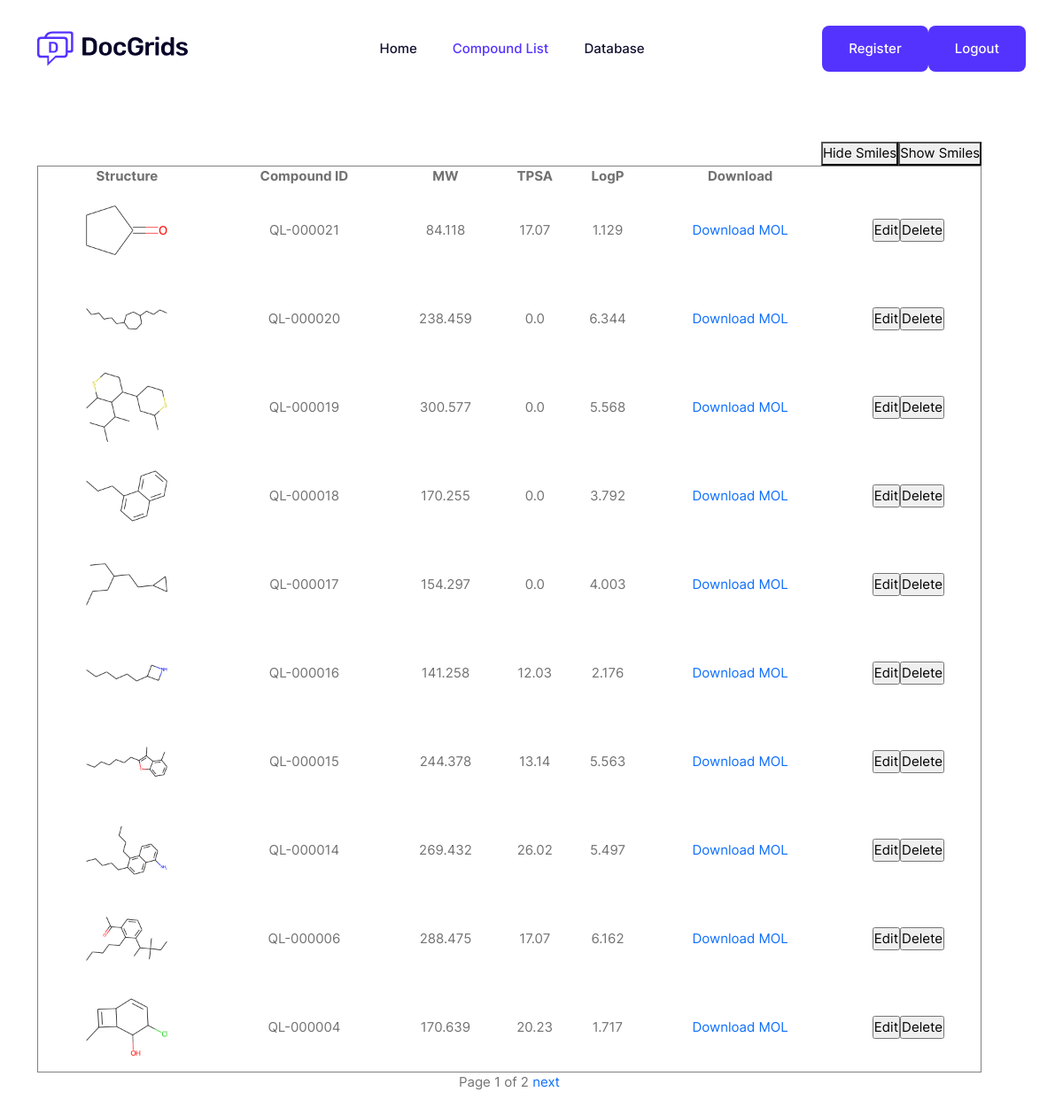
Page /compoundlist/ (signed in) on the earlier database version.
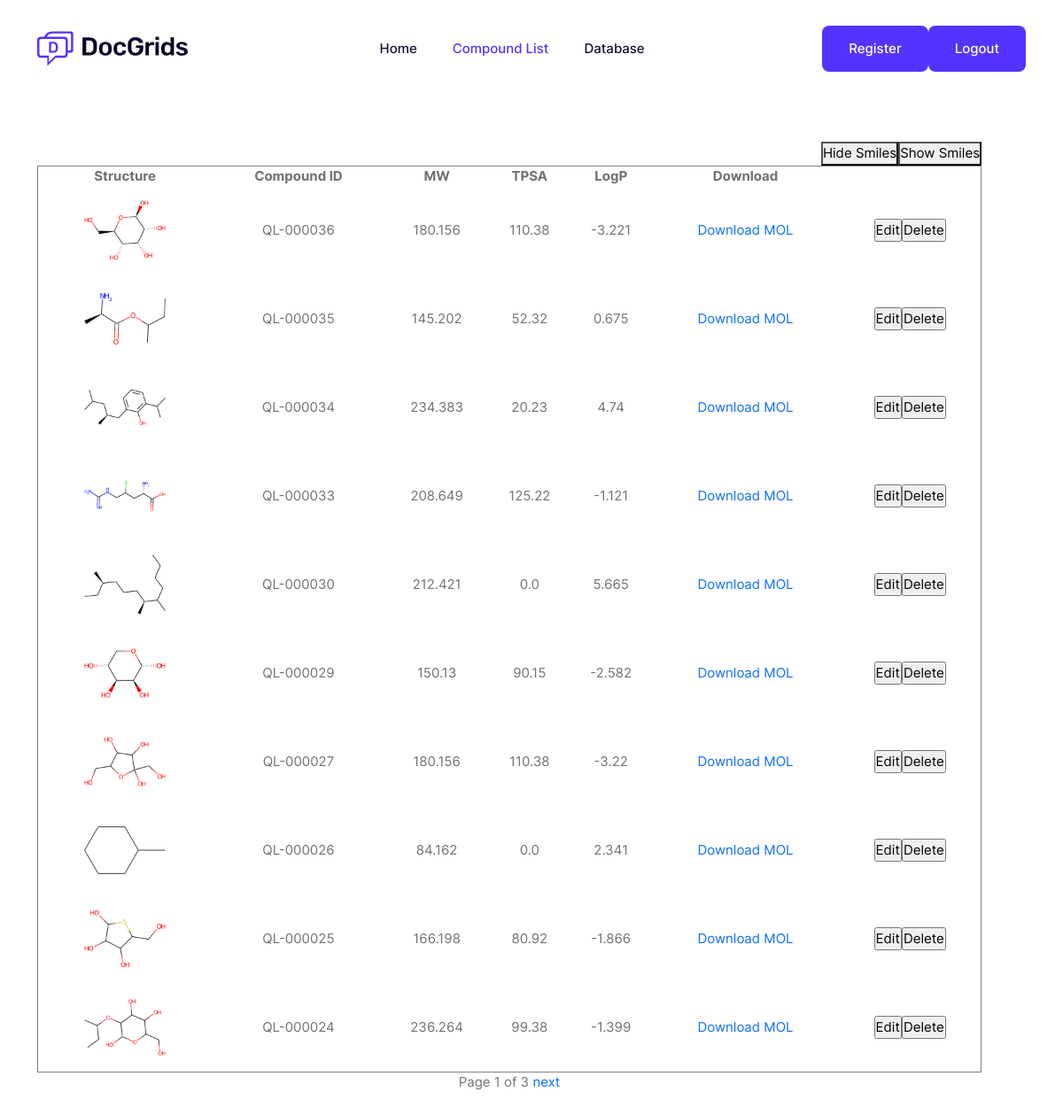
Same page on the later database version.
### mol_registration/models.py (models this page shows)
class mol_props(models.Model):
    compound_id = models.CharField(max_length=50)
    smiles = models.CharField(max_length=1000)
    mol_file = models.TextField()
    mol_file_path = models.CharField(max_length=500)
    MW = models.FloatField()
    xlogp = models.FloatField()
    TPSA = models.FloatField()
    img_file = models.CharField(max_length=500)
    fingerprint = models.TextField(default='')

### mol_registration/views.py (the view)
# urls.py: path('compoundlist/', mol_registration_view.compoundlist),
def compoundlist(request):
    if request.session.get('is_login'):
        mol_list = mol_props.objects.all().order_by('-compound_id')
        paginator = Paginator(mol_list, 10)
        page = request.GET.get('page',1)
        try:
            sublist = paginator.page(page)
        except PageNotAnInteger:
            sublist = paginator.page(1)
        except EmptyPage:
            sublist = paginator.page(paginator.num_pages)
        return render(request, "compoundlist.html", {"sublist": sublist})
    else:
        return redirect("/login/")

### register/template/compoundlist.html (shortened to what this page needs)
{% load static %}
<!DOCTYPE html>
<html class="no-js" lang="zxx">
<head>
<link rel="stylesheet" href="/static/css/bootstrap.min.css">
<link rel="stylesheet" href="/static/css/LineIcons.3.0.css">
<link rel="stylesheet" href="/static/css/animate.css">
<link rel="stylesheet" href="/static/css/tiny-slider.css">
<link rel="stylesheet" href="/static/css/main.css">
</head>
<header class="header navbar-area">
<div class="container">
<div class="row align-items-center">
<div class="col-lg-12">
<div class="nav-inner">
<nav class="navbar navbar-expand-lg">
<a class="navbar-brand" href="">
<img src="/static/picture/logo.svg" alt="Logo">
</a>
<div class="collapse navbar-collapse sub-menu-bar" id="navbarSupportedContent">
<ul id="nav" class="navbar-nav ms-auto">
<li class="nav-item">
<a href="/index" aria-label="Toggle navigation">Home</a>
</li>
<li class="nav-item">
<a href="/compoundlist" class="active" aria-label="Toggle navigation">Compound List</a>
</li>
<li class="nav-item">
<a href="/database" aria-label="Toggle navigation">Database</a>
</li>
</ul>
</div>
<div class="button">
<a href="/user_register" class="btn">Register</a>
</div>
<div class="button">
<a href="/logout" class="btn">Logout</a>
</div>
</nav>
</div>
</div>
</div>
</div>
</header>
<section class="hero-area" onLoad="javascript:document.compound_details.reset()">
<div class="container">
<div class="row align-items-center">
<div class="col-lg-12 col-md-12 col-12">
<div class="hero-content">
<div style="float: right">
<button onclick="hidesmiles()">Hide Smiles</button><button onclick="showsmiles()">Show Smiles</button>
</div>
<table name = 'compound_details' border="1" cellspacing="0" cellpadding="5" align="center" width="100%" >
	<tr style="text-align:center">
        <th>Structure</th>
		<th>Compound ID</th>
        <th>MW</th>
        <th>TPSA</th>
        <th>LogP</th>
        <th>Download</th>
	</tr>
     {%for item in sublist %}
	<tr>
            <td><img src="{{item.img_file}}" align="center"></td>
		    <td>{{item.compound_id}}</td>
            <td>{{item.MW}}</td>
            <td>{{item.TPSA}}</td>
            <td>{{item.xlogp}}</td>
            <td><a href="{{ item.mol_file_path }}">Download MOL</a></td>
            <td><a href="/edit_compound/?edit_compound_id={{item.compound_id}}"><input type="submit" value="Edit"></a><a href="/delete_compound/?delete_compound_id={{item.compound_id}}"><input type="submit" value="Delete"></a></td>
	</tr>
     {% endfor %}
</table>
<div>
    <center>
    <span style="margin:0 auto">
        <span class="current">
            Page {{ sublist.number }} of {{ sublist.paginator.num_pages }}
        </span>
        {% if sublist.has_next %}
            <a href="?page={{ sublist.next_page_number }}">next</a>
        {% endif %}
    </span>
    </center>
</div>
</div>
</div>
</div>
</div>
</section>
</body>
</html>

Differences in the rows shown:
no longer on this page (row unchanged): mol_props: img_file (picture), compound_id "QL-000021", MW "84.118", TPSA "17.07", xlogp "1.129"
no longer on this page (row unchanged): mol_props: img_file (picture), compound_id "QL-000020", MW "238.459", TPSA "0.0", xlogp "6.344"
no longer on this page (row unchanged): mol_props: img_file (picture), compound_id "QL-000019", MW "300.577", TPSA "0.0", xlogp "5.568"
no longer on this page (row unchanged): mol_props: img_file (picture), compound_id "QL-000018", MW "170.255", TPSA "0.0", xlogp "3.792"
no longer on this page (row unchanged): mol_props: img_file (picture), compound_id "QL-000017", MW "154.297", TPSA "0.0", xlogp "4.003"
no longer on this page (row unchanged): mol_props: img_file (picture), compound_id "QL-000016", MW "141.258", TPSA "12.03", xlogp "2.176"
no longer on this page (row unchanged): mol_props: img_file (picture), compound_id "QL-000015", MW "244.378", TPSA "13.14", xlogp "5.563"
no longer on this page (row unchanged): mol_props: img_file (picture), compound_id "QL-000014", MW "269.432", TPSA "26.02", xlogp "5.497"
no longer on this page (row unchanged): mol_props: img_file (picture), compound_id "QL-000006", MW "288.475", TPSA "17.07", xlogp "6.162"
no longer on this page (row unchanged): mol_props: img_file (picture), compound_id "QL-000004", MW "170.639", TPSA "20.23", xlogp "1.717"
added mol_props: img_file (picture), compound_id "QL-000036", MW "180.156", TPSA "110.38", xlogp "-3.221"
added mol_props: img_file (picture), compound_id "QL-000035", MW "145.202", TPSA "52.32", xlogp "0.675"
added mol_props: img_file (picture), compound_id "QL-000034", MW "234.383", TPSA "20.23", xlogp "4.74"
added mol_props: img_file (picture), compound_id "QL-000033", MW "208.649", TPSA "125.22", xlogp "-1.121"
added mol_props: img_file (picture), compound_id "QL-000030", MW "212.421", TPSA "0.0", xlogp "5.665"
added mol_props: img_file (picture), compound_id "QL-000029", MW "150.13", TPSA "90.15", xlogp "-2.582"
added mol_props: img_file (picture), compound_id "QL-000027", MW "180.156", TPSA "110.38", xlogp "-3.22"
added mol_props: img_file (picture), compound_id "QL-000026", MW "84.162", TPSA "0.0", xlogp "2.341"
added mol_props: img_file (picture), compound_id "QL-000025", MW "166.198", TPSA "80.92", xlogp "-1.866"
added mol_props: img_file (picture), compound_id "QL-000024", MW "236.264", TPSA "99.38", xlogp "-1.399"
Other differences:
{{ sublist.paginator.num_pages }}: "2" → "3"
